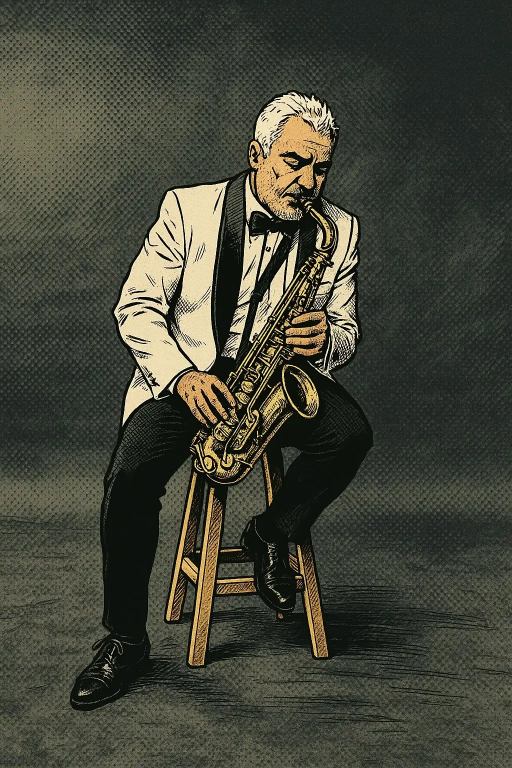
#> input picture assets/eduardo-saxofon-1024.webp, 1024 x 1536 px (shown at 1/2 size)
$ python optimizar_fotos.py ../assets/eduardo-saxofon-1024.webp ../assets/eduardo-saxofon-480.webp
#> lines starting #> are read from the running program, lines starting #| are printed output that depends on the picture
"""Prepara fotografías originales para edarji.mx.

Uso (desde la raíz del repositorio):
    python3 scripts/optimizar_fotos.py fotos-originales/IMG_1216.jpeg hero

Genera assets/img/hero-480|800|1200.avif|webp|jpg y:
  - corrige la orientación según el EXIF,
  - BORRA todos los metadatos (GPS, modelo del teléfono, fecha),
  - NO recorta, no deforma y no retoca: solo cambia el tamaño.

El original nunca se modifica ni se sube al repositorio (fotos-originales/ está en .gitignore).
Requiere Pillow 11.3 o posterior para AVIF:  python3 -m pip install --upgrade pillow
"""

import sys
from pathlib import Path

from PIL import Image, ImageOps, features

ANCHOS = (480, 800, 1200)
DESTINO = Path("assets/img")
CALIDAD = {"avif": 55, "webp": 78, "jpg": 82}


def optimizar(original: Path, nombre: str) -> None:
#> called with nombre = '../assets/eduardo-saxofon-480.webp'
    with Image.open(original) as foto:
#> foto is the input picture: PIL image 1024x1536 RGB; mean R, G, B 67.4, 69.1, 56.3
        foto = ImageOps.exif_transpose(foto).convert("RGB")
        ancho, alto = foto.size
#> ancho = 1024; alto = 1536
        print(f"Original: {original.name} · {ancho}×{alto}px")
#| Original: eduardo-saxofon-1024.webp · 1024×1536px

        formatos = ["webp", "jpg"]
        if features.check("avif"):
            formatos.insert(0, "avif")
        else:
            print("Aviso: esta versión de Pillow no soporta AVIF; se omite.")

        DESTINO.mkdir(parents=True, exist_ok=True)
        for w in ANCHOS:
            # Nunca se amplía una foto más allá de su tamaño original.
            w_real = min(w, ancho)
            copia = foto.resize((w_real, round(alto * w_real / ancho)), Image.LANCZOS)
            for formato in formatos:
                salida = DESTINO / f"{nombre}-{w}.{formato}"
                tipo = "JPEG" if formato == "jpg" else formato.upper()
                # Al guardar sin el parámetro exif=, Pillow no copia ningún metadato.
                copia.save(salida, tipo, quality=CALIDAD[formato], optimize=True)
                print(f"  {salida} · {salida.stat().st_size // 1024} KB")
#> this loop made 1 pass
#> pass 1, in optimizar, `copia = foto.resize((w_real, round(alto * w_real / ancho)), Image.LANC..`:
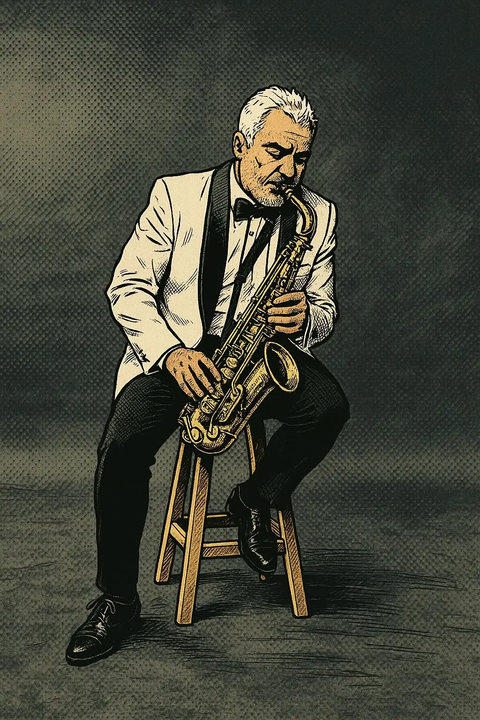
#> copia: PIL image 480x720 RGB; mean R, G, B 67.5, 69.1, 56.5

    print(f"\nEn _data/fotos.yml pon:  archivo: \"{nombre}\"  ancho: {ANCHOS[-1]}  alto: {round(alto * ANCHOS[-1] / ancho)}")


if __name__ == "__main__":
    if len(sys.argv) != 3:
        sys.exit(__doc__)
#> (the run stopped early here; a loop or call above may not have finished)
